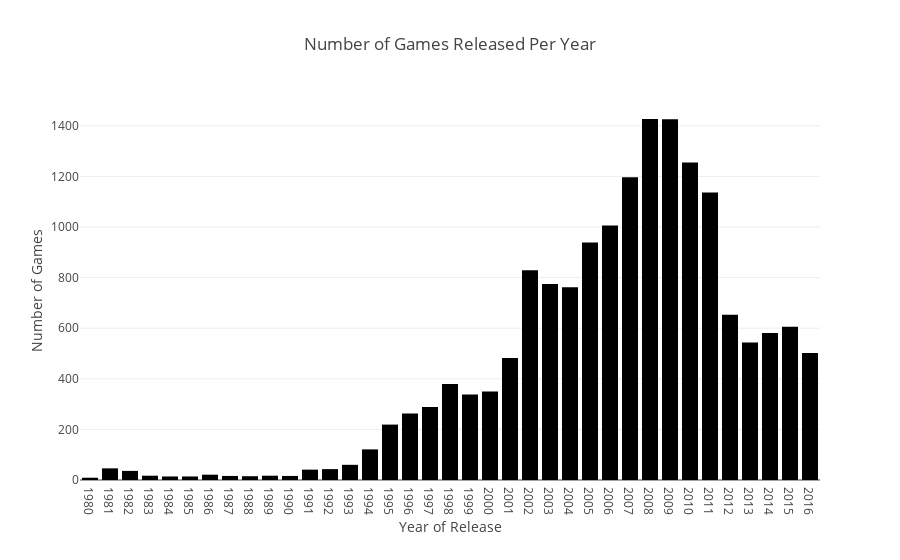

Notebook source saved alongside this figure:
### Code cell
fig = px.bar(
    yearly_releases, 
    x='year_of_release', 
    y='number_of_games', 
    title='Number of Games Released Per Year',
    labels={'year_of_release': 'Year of Release', 'number_of_games': 'Number of Games'},
)

fig.update_layout(
    xaxis=dict(
        tickmode='linear',
        tick0=yearly_releases['year_of_release'].min(),
        dtick=1
    )
)

fig.show()

### Figure 1 — Plotly figure (JSON) as saved in the notebook; plotly's stock layout.template omitted (floating-point values rounded to 4 significant figures)
{"data": [{"alignmentgroup": "True", "hovertemplate": "Year of Release=%{x}<br>Number of Games=%{y}<extra></extra>", "legendgroup": "", "marker": {"color": "#000001", "pattern": {"shape": ""}}, "name": "", "offsetgroup": "", "orientation": "v", "showlegend": false, "textposition": "auto", "type": "bar", "x": [1980, 1981, 1982, 1983, 1984, 1985, 1986, 1987, 1988, 1989, 1990, 1991, 1992, 1993, 1994, 1995, 1996, 1997, 1998, 1999, 2000, 2001, 2002, 2003, 2004, 2005, 2006, 2007, 2008, 2009, 2010, 2011, 2012, 2013, 2014, 2015, 2016], "xaxis": "x", "y": [9, 46, 36, 17, 14, 14, 21, 16, 15, 17, 16, 41, 43, 60, 121, 219, 263, 289, 379, 338, 350, 482, 829, 775, 762, 939, 1006, 1197, 1427, 1426, 1255, 1136, 653, 544, 581, 606, 502], "yaxis": "y"}], "layout": {"barmode": "relative", "legend": {"tracegroupgap": 0}, "title": {"text": "Number of Games Released Per Year"}, "xaxis": {"anchor": "y", "domain": [0, 1], "dtick": 1, "tick0": 1980, "tickmode": "linear", "title": {"text": "Year of Release"}}, "yaxis": {"anchor": "x", "domain": [0, 1], "title": {"text": "Number of Games"}}}}
